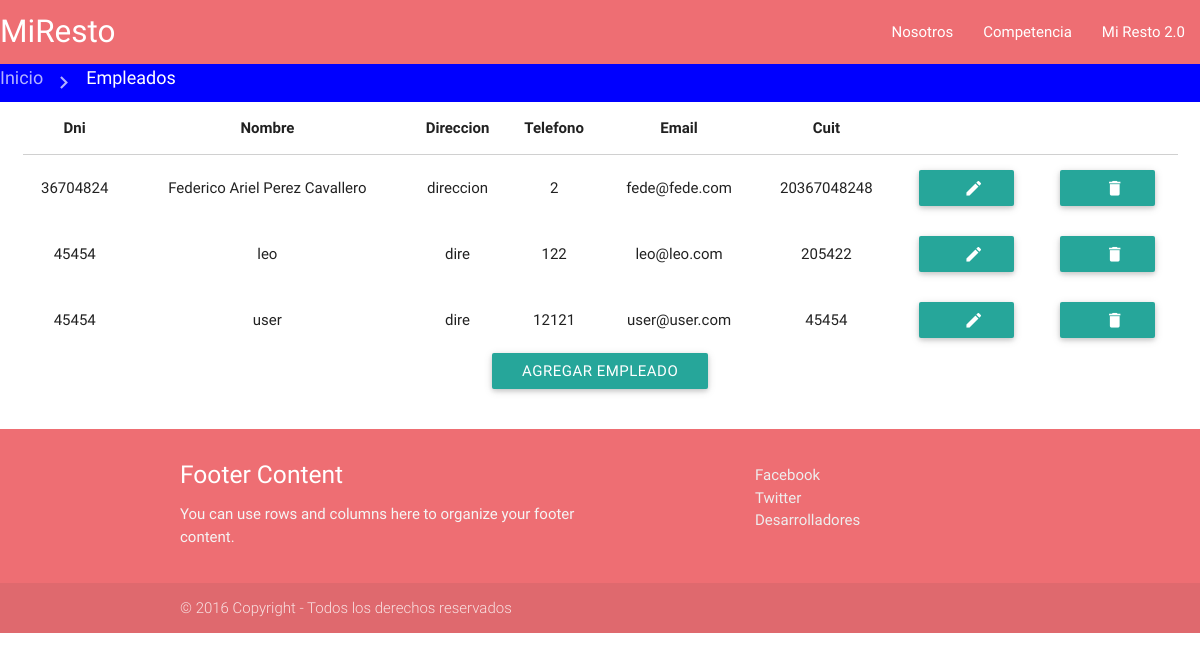
Page /index.php/empleados/abm on the committed database.
### tables this page shows
CREATE TABLE `empleados` (
  `id` int(10) UNSIGNED NOT NULL,
  `dni` int(10) UNSIGNED NOT NULL,
  `nombre` tinytext NOT NULL,
  `direccion` tinytext NOT NULL,
  `telefono` int(10) UNSIGNED NOT NULL,
  `email` tinytext NOT NULL,
  `cuit` bigint(20) UNSIGNED NOT NULL,
  `password` text NOT NULL
);

### application/controllers/Empleados.php (called while the page is built, shortened)
<?php
class Empleados extends CI_Controller {
        public function abm(){
            $resultado = $this->MEmpleados->obtenerEmpleados();
            $data['empleados'] = $resultado;
            $data['funcion'] = 'abm/index';
            $this->load->view('vEmpleados', $data);
        }
}

### index.php (called while the page is built, shortened)
<?php
require_once BASEPATH.'core/CodeIgniter.php';

### application/models/MEmpleados.php (called while the page is built, shortened)
<?php
class MEmpleados extends CI_Model {
    public function obtenerEmpleados(){
    $query = $this->db->query(
            'SELECT * FROM Empleados');
        $resultado = $query->result_array();
        return $resultado;
    }
}

### application/views/empleados/abm/index.phtml (the view)
<div class ="row center-align col s12">
        <table class = "highlight centered responsive-table">
            <thead>
              <tr>
                  <th data-field="dni">Dni</th>
                  <th data-field="nombre">Nombre</th>
                  <th data-field="direccion">Direccion</th>
                  <th data-field="telefono">Telefono</th>
                  <th data-field="email">Email</th>
                  <th data-field="cuit">Cuit</th>
                  <th></th>
              </tr>
            </thead>
            <tbody>
              <?php	foreach ($empleados as $empleado) { ?>
                <tr>
                    <td><?php echo $empleado['dni']; ?></td>
                    <td><?php echo $empleado['nombre']; ?></td>
                    <td><?php echo $empleado['direccion']; ?></td>
                    <td><?php echo $empleado['telefono']; ?></td>
                    <td><?php echo $empleado['email']; ?></td>
                    <td><?php echo $empleado['cuit']; ?></td>
                    <td><form name="tabla" action="<?php echo site_url() ?>empleados/editar" method="POST">
                        <a href="<?php echo site_url()?>empleados/editar">
                            <button class="btn waves-effect waves-light" type="submit" value="<?php echo $empleado['id']; ?>" name="editar">
                                    <i class="material-icons right">edit</i>
                            </button>
                        </a>
                        </form>
                    </td>
                    <td><form name="formulario" action="<?php echo site_url() ?>empleados/eliminar" method="POST" onsubmit="return confirm('¿Realmente quiere eliminar este empleado?');">
                            <a href="<?php echo site_url()?>empleados/index" >
                            <button class="btn waves-effect waves-light" type="submit" value="<?php echo $empleado['id']; ?>" name="eliminar">
                                    <i class="material-icons right">delete</i>
                            </button>
                        </a>
                        </form>
                    </td>
                </tr>
                <?php } ?>
            </tbody>
        </table>
        <a href="<?php echo site_url()?>empleados/alta" class="btn waves-effect waves-light">
            Agregar Empleado
        </a>
</div>

### application/views/vEmpleados.php (shortened to what this page needs)
<!DOCTYPE html>
<html>
<head>
    <?php include 'componentes/recursos.phtml'; ?>
</head>
    <body>
        <?php include 'componentes/botonera.phtml'; ?>
        <?php
            $ruta = array(
                array('Inicio',  site_url()),
                array('Empleados', site_url().'empleados')
            );
            include 'componentes/rutaSeguimiento.phtml';
        ?>
        <?php include '/empleados/index.phtml'; ?>
        <?php include 'componentes/footer.phtml'; ?>
    </body>
</html>

### application/views/componentes/recursos.phtml (shortened to what this page needs)
<link href="<?php echo site_url() ?>css/jquery-ui.min.css" rel="stylesheet" type="text/css"/>
<link href="<?php echo site_url() ?>css/materialize.min.css" rel="stylesheet" type="text/css"/>
<link href="<?php echo site_url() ?>css/Estilo.css" rel="stylesheet" type="text/css"/>

### application/views/componentes/botonera.phtml (shortened to what this page needs)
<nav>
    <div class="nav-wrapper">
        <a href="<?php echo site_url()?>" class="brand-logo">MiResto</a>
        <ul class="right hide-on-med-and-down">
            <li><a href="<?php echo site_url()?>nosotros">Nosotros</a></li>
            <li><a href="<?php echo site_url()?>competencia">Competencia</a></li>
            <li><a href="<?php echo site_url()?>webresto">Mi Resto 2.0</a></li>
        </ul>
    </div>
</nav>

### application/views/componentes/rutaSeguimiento.phtml
<div class="rutaSeguimiento">
    <div class="nav-wrapper">
      <div class="col s12">
        <?php foreach ($ruta as $ref){
            $texto = $ref[0];
            $enlace = $ref[1];
            echo '<a href="'.$enlace.'" class="breadcrumb">'.$texto.'</a>';
        }?>
      </div>
    </div>
</div>

### application/views/empleados/index.phtml
<div class="row">
    <div class="col s12 center-align">
        <?php include '/'.$funcion.'.phtml'; ?>
    </div>
</div>

### application/views/componentes/footer.phtml
<footer class="page-footer">
    <div class="container">
        <div class="row">
            <div class="col l6 s12">
                <h5 class="white-text">Footer Content</h5>
                <p class="grey-text text-lighten-4">You can use rows and columns here to organize your footer content.</p>
            </div>
            <div class="col l4 offset-l2 s12">
                <ul>
                    <li><a class="grey-text text-lighten-3" href="http://www.facebook.com/miResto">Facebook</a></li>
                    <li><a class="grey-text text-lighten-3" href="http://www.twitter.com/miResto">Twitter</a></li>
                    <li><a class="grey-text text-lighten-3" href="http://www.cs.uns.edu.ar">Desarrolladores</a></li>
                </ul>
            </div>
        </div>
</div>
<div class="footer-copyright">
    <div class="container"> © 2016 Copyright - Todos los derechos reservados </div>
</div>
</footer>

### css/Estilo.css (style rules this page uses)
.rutaSeguimiento { background-color: blue; }

### rows in the picture
empleados: dni "36704824", nombre "Federico Ariel Perez Cavallero", direccion "direccion", telefono "2", email "fede@fede.com", cuit "20367048248", $empleado['id'] 5 (drawn)
empleados: dni "45454", nombre "leo", direccion "dire", telefono "122", email "leo@leo.com", cuit "205422", $empleado['id'] 6 (drawn)
empleados: dni "45454", nombre "user", direccion "dire", telefono "12121", email "user@user.com", cuit "45454", $empleado['id'] 7 (drawn)

### other values in the picture
$texto "Inicio"
$texto "Empleados"
